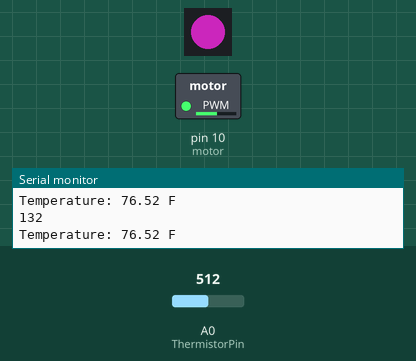
This sketch was run on a simulated Arduino Uno, built with avr-gcc and run on an emulated ATmega328P. Shown: 1 RGB LEDs in strip order, left to right, switched loads named in the sketch (green lamp = pin HIGH), the last lines printed to the serial monitor. The test bench sets the inputs (shaded band); at power-on: A0 (ThermistorPin) = 512. Dim RGB values are drawn brighter than linear.

Above: at 1.2 s.
1.3 s: A0 (ThermistorPin) set to 716
At 2.2 s:
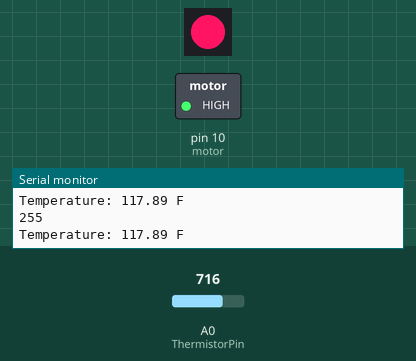
2.8 s: A0 (ThermistorPin) set to 649
At 3.9 s:
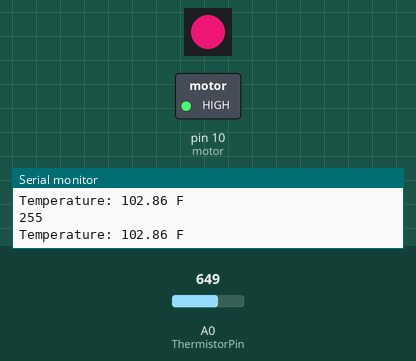
4.3 s: A0 (ThermistorPin) set to 628
At 5.5 s:
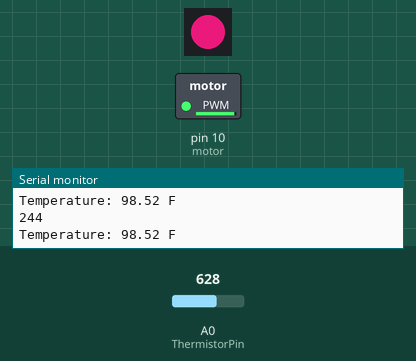
5.8 s: A0 (ThermistorPin) set to 557
At 6.2 s:
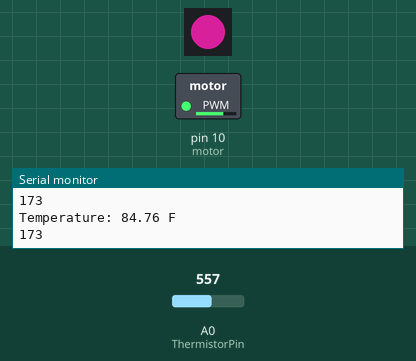
7.3 s: A0 (ThermistorPin) set to 531
At 8.1 s:
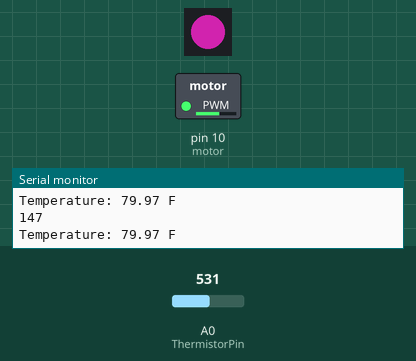
8.8 s: A0 (ThermistorPin) set to 122
At 10.0 s:
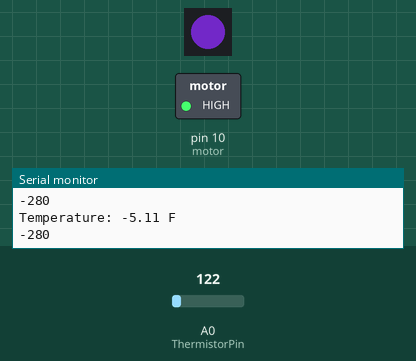
Timing chart, 0 to 11.3 s (numbered marks = the images above; inputs shaded):
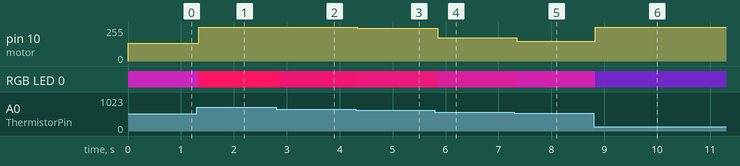

Measured:
- after the input at 1.3 s, pin 10 (motor): 132/255 → 255/255 at once; RGB LED 0: RGB(108, 20, 100) → RGB(255, 20, 100) at once
- after the input at 2.8 s, RGB LED 0: RGB(255, 20, 100) → RGB(207, 20, 100) after 0.05 s
- after the input at 4.3 s, pin 10 (motor): 255/255 → 244/255 at once; RGB LED 0: RGB(207, 20, 100) → RGB(192, 20, 100) at once
- after the input at 5.8 s, pin 10 (motor): 244/255 → 173/255 after 0.05 s; RGB LED 0: RGB(192, 20, 100) → RGB(139, 20, 100) after 0.05 s
- after the input at 7.3 s, pin 10 (motor): 173/255 → 147/255 at once; RGB LED 0: RGB(139, 20, 100) → RGB(120, 20, 100) at once
- after the input at 8.8 s, pin 10 (motor): 147/255 → 255/255 at once; RGB LED 0: RGB(120, 20, 100) → RGB(57, 20, 100) at once

The sketch:

thermal__pin.ino
```cpp
//Adafruit library for Neopixels
#include <Adafruit_NeoPixel.h>

//Neopixel varibles for Data pin(DIN) and the amount of LEDs connected
#define PIN           12
#define NUMPIXELS     1

//defines pixels color setup and pins/pixels
Adafruit_NeoPixel pixels = Adafruit_NeoPixel(NUMPIXELS, PIN, NEO_GRB + NEO_KHZ800);

//defines motor to a PWM pin
#define motor         10

//defines thermistor pin and math varables to calculate temperture
int ThermistorPin = 0;
int Vo;
float R1 = 10000;
float logR2, R2, T;
float c1 = 1.009249522e-03, c2 = 2.378405444e-04, c3 = 2.019202697e-07;

void setup() {
//turns on communication debugging
Serial.begin(9600);

//sets the motor pin to be output
pinMode(motor, OUTPUT);
//starts the neopixels
pixels.begin();
}

void loop() {

  //Reads the thermistor and calculates to find temperature in F
  Vo = analogRead(ThermistorPin);
  R2 = R1 * (1023.0 / (float)Vo - 1.0);
  logR2 = log(R2);
  T = (1.0 / (c1 + c2*logR2 + c3*logR2*logR2*logR2));
  T = T - 273.15;
  T = (T * 9.0)/ 5.0 + 32.0;

  //Prints the temperature to console
  Serial.print("Temperature: ");
  Serial.print(T);
  Serial.println(" F");

  //creates a mapping function to control the motor speed
  //Uses the T(temperture) between 50-100 degress to control the speed between 0-255
  int  motorSpeed = map(T, 50, 100, 0, 255);

  //This prevents the map function going over 255(max PWM)
  if (motorSpeed >= 255){
      motorSpeed = 255;
  }

  //creates a mapping function to control the value of the color red
  //Uses the T(temperture) between 50-100 degress to control the brightness between 0-255
  int  red = map(T, 50, 100, 10, 200);

  //This prevents the map function going over 255(max PWM)
  if (red >= 255){
      red = 255;
  }

  //prints the speed of the motor
  Serial.println(motorSpeed);

  //writes to the motor pin at the mapped speed
  analogWrite(motor, motorSpeed);

  //sets the pixel color of the 1 LED(0) and sets the color to be blue
  //and mix in the red at the rate of the temperture
  pixels.setPixelColor(0, pixels.Color(red,20,100));
  pixels.show();

}
```
